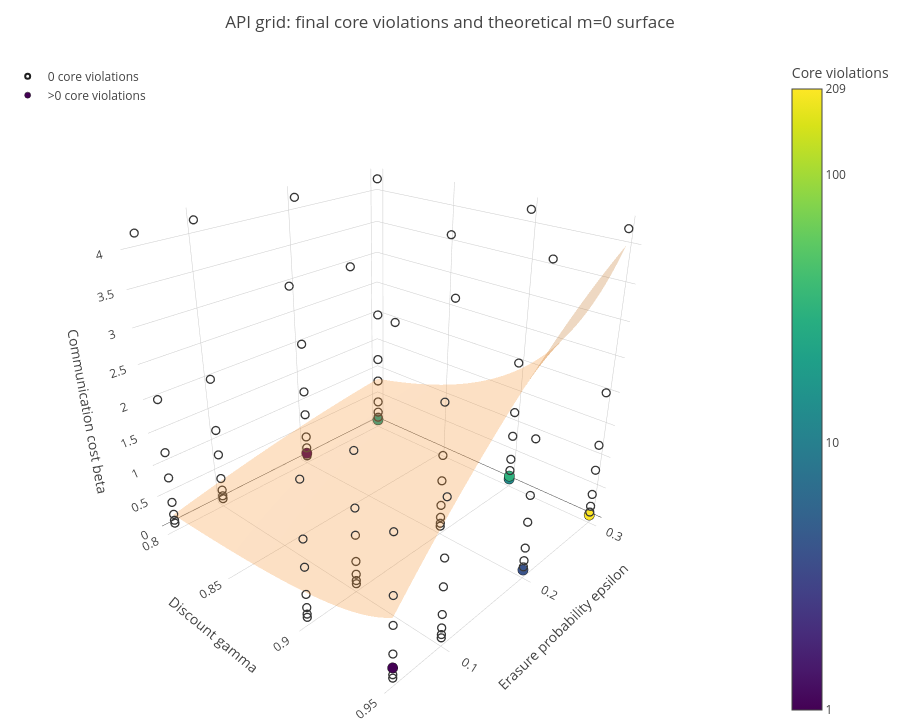

Notebook cell for this chart:
### Markdown cell above
## 3D grid and the theoretical surface

Drag to rotate the Plotly scene; use the mouse wheel to zoom and hover for exact parameters, objective, margin, and violation counts. Hollow points have zero final core violations. Filled points have violations and use logarithmic color normalization. The Plotly figure is stored as notebook MIME data rather than a separate HTML file, and a static fallback follows it.

### Code cell
try:
    from IPython.display import display as IPythonDisplay
except ImportError:
    IPythonDisplay = None

gamma_surface = np.linspace(GAMMAS.min(), GAMMAS.max(), 80)
epsilon_surface = np.linspace(EPSILONS.min(), EPSILONS.max(), 80)
G, E = np.meshgrid(gamma_surface, epsilon_surface)
B0 = G * E * (1.0 - E) / (1.0 - G)

zero = df[df.violation_count == 0]
positive = df[df.violation_count > 0]
traces = [{
    "type": "surface",
    "name": "Theoretical m=0",
    "x": G.tolist(),
    "y": E.tolist(),
    "z": B0.tolist(),
    "surfacecolor": np.zeros_like(B0).tolist(),
    "colorscale": [[0, "#f28e2b"], [1, "#f28e2b"]],
    "showscale": False,
    "opacity": 0.28,
    "hovertemplate": "gamma=%{x:.3f}<br>epsilon=%{y:.3f}<br>beta at m=0=%{z:.3f}<extra>Theoretical m=0</extra>",
}]
traces.append({
    "type": "scatter3d",
    "mode": "markers",
    "name": "0 core violations",
    "x": zero.gamma.tolist(),
    "y": zero.epsilon.tolist(),
    "z": zero.beta.tolist(),
    "customdata": np.column_stack([zero.buffer_violation_count, zero.boundary_adjacent_violation_count, zero.margin, zero.objective]).tolist(),
    "marker": {"size": 5, "symbol": "circle-open", "color": "#202020", "line": {"width": 2}},
    "hovertemplate": "gamma=%{x:.2f}<br>epsilon=%{y:.2f}<br>beta=%{z:.2f}<br>core=0<br>buffer=%{customdata[0]:.0f}<br>boundary-adjacent=%{customdata[1]:.0f}<br>m=%{customdata[2]:.4g}<br>J=%{customdata[3]:.6g}<extra></extra>",
})
if not positive.empty:
    maximum = int(positive.violation_count.max())
    color_ticks = sorted(set([value for value in [1, 10, 100, maximum] if value <= maximum]))
    traces.append({
        "type": "scatter3d",
        "mode": "markers",
        "name": ">0 core violations",
        "x": positive.gamma.tolist(),
        "y": positive.epsilon.tolist(),
        "z": positive.beta.tolist(),
        "customdata": np.column_stack([positive.violation_count, positive.buffer_violation_count, positive.boundary_adjacent_violation_count, positive.margin, positive.objective]).tolist(),
        "marker": {
            "size": 6,
            "color": np.log10(positive.violation_count).tolist(),
            "colorscale": "Viridis",
            "cmin": 0,
            "cmax": float(np.log10(maximum)),
            "line": {"color": "#202020", "width": 0.5},
            "colorbar": {
                "title": {"text": "Core violations"},
                "tickvals": np.log10(color_ticks).tolist(),
                "ticktext": [str(value) for value in color_ticks],
            },
        },
        "hovertemplate": "gamma=%{x:.2f}<br>epsilon=%{y:.2f}<br>beta=%{z:.2f}<br>core=%{customdata[0]:.0f}<br>buffer=%{customdata[1]:.0f}<br>boundary-adjacent=%{customdata[2]:.0f}<br>m=%{customdata[3]:.4g}<br>J=%{customdata[4]:.6g}<extra></extra>",
    })

layout = {
    "title": {"text": "API grid: final core violations and theoretical m=0 surface", "x": 0.5},
    "template": "plotly_white",
    "height": 720,
    "margin": {"l": 0, "r": 20, "b": 0, "t": 55},
    "legend": {"x": 0.01, "y": 0.99},
    "scene": {
        "xaxis": {"title": "Discount gamma"},
        "yaxis": {"title": "Erasure probability epsilon"},
        "zaxis": {"title": "Communication cost beta"},
        "camera": {"eye": {"x": 1.45, "y": -1.55, "z": 1.05}},
    },
}
plotly_bundle = {
    "data": traces,
    "layout": layout,
    "config": {"responsive": True, "displaylogo": False},
}
if IPythonDisplay is not None:
    IPythonDisplay(
        {
            "application/vnd.plotly.v1+json": plotly_bundle,
            "text/plain": "<Rotatable Plotly 3D figure>",
        },
        raw=True,
    )

# Static fallback for notebook viewers without a Plotly MIME renderer.
static_fig = plt.figure(figsize=(10.5, 7.2))
static_ax = static_fig.add_subplot(111, projection="3d")
static_ax.plot_surface(G, E, B0, color="tab:orange", alpha=0.24, linewidth=0)
static_ax.scatter(
    zero.gamma, zero.epsilon, zero.beta,
    s=38, facecolors="none", edgecolors="black",
    linewidths=0.9, depthshade=False, label="0 core violations",
)
if not positive.empty:
    static_maximum = max(1.000001, float(positive.violation_count.max()))
    static_points = static_ax.scatter(
        positive.gamma, positive.epsilon, positive.beta,
        c=positive.violation_count, cmap="viridis",
        norm=LogNorm(vmin=1, vmax=static_maximum),
        s=52, edgecolors="black", linewidths=0.35,
        depthshade=False, label=">0 core violations",
    )
    static_colorbar = static_fig.colorbar(static_points, ax=static_ax, shrink=0.68, pad=0.10)
    static_colorbar.set_label("Final core violations")
static_ax.set_xlabel(r"Discount $\gamma$")
static_ax.set_ylabel(r"Erasure probability $\epsilon$")
static_ax.set_zlabel(r"Communication cost $\beta$")
static_ax.set_title(r"Static preview: API grid and theoretical $m=0$ surface")
static_ax.view_init(elev=24, azim=-58)
static_ax.legend(loc="upper left")
plt.tight_layout()
plt.show()

### Figure 1 — Plotly figure (JSON) as saved in the notebook; plotly's stock layout.template omitted (floating-point values rounded to 4 significant figures; data arrays with more than 128 entries replaced by an {"elided": "..."} marker saying what was removed)
{"data": [{"colorscale": [[0, "#f28e2b"], [1, "#f28e2b"]], "hovertemplate": "gamma=%{x:.3f}<br>epsilon=%{y:.3f}<br>beta at m=0=%{z:.3f}<extra>Theoretical m=0</extra>", "name": "Theoretical m=0", "opacity": 0.28, "showscale": false, "surfacecolor": {"elided": "80x80 int values"}, "type": "surface", "x": {"elided": "80x80 float values"}, "y": {"elided": "80x80 float values"}, "z": {"elided": "80x80 float values"}}, {"customdata": {"elided": "89x4 float values"}, "hovertemplate": "gamma=%{x:.2f}<br>epsilon=%{y:.2f}<br>beta=%{z:.2f}<br>core=0<br>buffer=%{customdata[0]:.0f}<br>boundary-adjacent=%{customdata[1]:.0f}<br>m=%{customdata[2]:.4g}<br>J=%{customdata[3]:.6g}<extra></extra>", "marker": {"color": "#202020", "line": {"width": 2}, "size": 5, "symbol": "circle-open"}, "mode": "markers", "name": "0 core violations", "type": "scatter3d", "x": [0.8, 0.8, 0.8, 0.8, 0.8, 0.8, 0.8, 0.8, 0.8, 0.8, 0.8, 0.8, 0.8, 0.8, 0.8, 0.8, 0.8, 0.8, 0.8, 0.8, 0.8, 0.8, 0.8, 0.8, 0.8, 0.8, 0.8, 0.8, 0.8, 0.8, 0.9, 0.9, 0.9, 0.9, 0.9, 0.9, 0.9, 0.9, 0.9, 0.9, 0.9, 0.9, 0.9, 0.9, 0.9, 0.9, 0.9, 0.9, 0.9, 0.9, 0.9, 0.9, 0.9, 0.9, 0.9, 0.9, 0.9, 0.9, 0.9, 0.9, 0.95, 0.95, 0.95, 0.95, 0.95, 0.95, 0.95, 0.95, 0.95, 0.95, 0.95, 0.95, 0.95, 0.95, 0.95, 0.95, 0.95, 0.95, 0.95, 0.95, 0.95, 0.95, 0.95, 0.95, 0.95, 0.95, 0.95, 0.95, 0.95], "y": [0.05, 0.05, 0.05, 0.05, 0.05, 0.05, 0.05, 0.05, 0.1, 0.1, 0.1, 0.1, 0.1, 0.1, 0.1, 0.1, 0.2, 0.2, 0.2, 0.2, 0.2, 0.2, 0.2, 0.3, 0.3, 0.3, 0.3, 0.3, 0.3, 0.3, 0.05, 0.05, 0.05, 0.05, 0.05, 0.05, 0.05, 0.05, 0.1, 0.1, 0.1, 0.1, 0.1, 0.1, 0.1, 0.1, 0.2, 0.2, 0.2, 0.2, 0.2, 0.2, 0.2, 0.2, 0.3, 0.3, 0.3, 0.3, 0.3, 0.3, 0.05, 0.05, 0.05, 0.05, 0.05, 0.05, 0.05, 0.1, 0.1, 0.1, 0.1, 0.1, 0.1, 0.1, 0.1, 0.2, 0.2, 0.2, 0.2, 0.2, 0.2, 0.2, 0.3, 0.3, 0.3, 0.3, 0.3, 0.3, 0.3], "z": [0.05, 0.1, 0.2, 0.4, 0.8, 1.2, 2, 4.2, 0.05, 0.1, 0.2, 0.4, 0.8, 1.2, 2, 4.2, 0.05, 0.2, 0.4, 0.8, 1.2, 2, 4.2, 0.1, 0.2, 0.4, 0.8, 1.2, 2, 4.2, 0.05, 0.1, 0.2, 0.4, 0.8, 1.2, 2, 4.2, 0.05, 0.1, 0.2, 0.4, 0.8, 1.2, 2, 4.2, 0.05, 0.1, 0.2, 0.4, 0.8, 1.2, 2, 4.2, 0.2, 0.4, 0.8, 1.2, 2, 4.2, 0.05, 0.1, 0.4, 0.8, 1.2, 2, 4.2, 0.05, 0.1, 0.2, 0.4, 0.8, 1.2, 2, 4.2, 0.1, 0.2, 0.4, 0.8, 1.2, 2, 4.2, 0.1, 0.2, 0.4, 0.8, 1.2, 2, 4.2]}, {"customdata": [[1, 29, 26, -0.54, 0.4276], [19, 4, 6, -0.79, 0.5912], [13, 27, 13, -1.84, 1.228], [31, 53, 33, -1.79, 0.862], [1, 40, 37, -0.7025, 1.785], [4, 19, 13, -2.99, 2.588], [209, 47, 27, -3.94, 2.445]], "hovertemplate": "gamma=%{x:.2f}<br>epsilon=%{y:.2f}<br>beta=%{z:.2f}<br>core=%{customdata[0]:.0f}<br>buffer=%{customdata[1]:.0f}<br>boundary-adjacent=%{customdata[2]:.0f}<br>m=%{customdata[3]:.4g}<br>J=%{customdata[4]:.6g}<extra></extra>", "marker": {"cmax": 2.32, "cmin": 0, "color": [0, 1.279, 1.114, 1.491, 0, 0.6021, 2.32], "colorbar": {"ticktext": ["1", "10", "100", "209"], "tickvals": [0, 1, 2, 2.32], "title": {"text": "Core violations"}}, "colorscale": "Viridis", "line": {"color": "#202020", "width": 0.5}, "size": 6}, "mode": "markers", "name": ">0 core violations", "type": "scatter3d", "x": [0.8, 0.8, 0.9, 0.9, 0.95, 0.95, 0.95], "y": [0.2, 0.3, 0.3, 0.3, 0.05, 0.2, 0.3], "z": [0.1, 0.05, 0.05, 0.1, 0.2, 0.05, 0.05]}], "layout": {"height": 720, "legend": {"x": 0.01, "y": 0.99}, "margin": {"b": 0, "l": 0, "r": 20, "t": 55}, "scene": {"camera": {"eye": {"x": 1.45, "y": -1.55, "z": 1.05}}, "xaxis": {"title": "Discount gamma"}, "yaxis": {"title": "Erasure probability epsilon"}, "zaxis": {"title": "Communication cost beta"}}, "title": {"text": "API grid: final core violations and theoretical m=0 surface", "x": 0.5}}}
